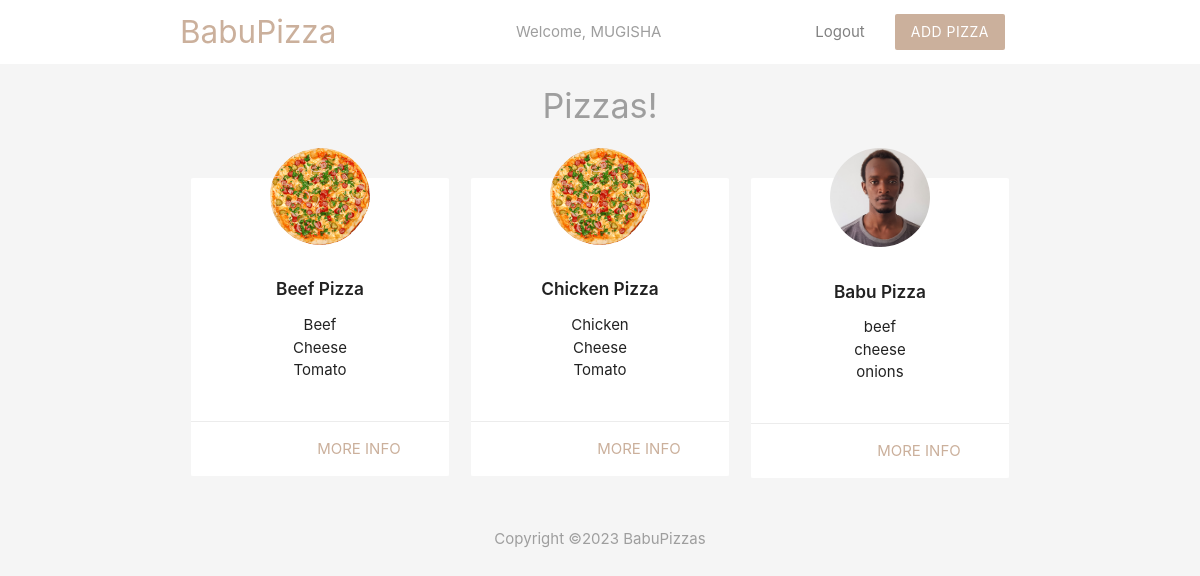
The app's page /index.php (signed in) with its own data.
### tables this page shows
CREATE TABLE `user` (
  `id` int(11) NOT NULL,
  `firstname` varchar(255) NOT NULL,
  `secondname` varchar(255) NOT NULL,
  `username` varchar(255) NOT NULL,
  `email` varchar(255) NOT NULL,
  `password` varchar(255) NOT NULL
);

CREATE TABLE `pizzas` (
  `id` int(11) NOT NULL,
  `image` varchar(255) NOT NULL,
  `title` varchar(255) NOT NULL,
  `ingredients` varchar(255) NOT NULL,
  `email` varchar(255) NOT NULL,
  `created_at` timestamp NOT NULL DEFAULT current_timestamp()
);

### index.php (the view, shortened to what this page needs)
<?php
  include('config/db_connect.php');
  $sql = 'SELECT image, title, ingredients, id FROM pizzas ORDER BY created_at';
  $result = mysqli_query($db_connect, $sql);
  $pizzas = mysqli_fetch_all($result, MYSQLI_ASSOC);
?>
<!DOCTYPE html>
<html>
<head>
</head>
<body>
	<?php include('templates/header.php'); ?>
	<h4 class="center grey-text">Pizzas!</h4>
	<div class="container">
		<div class="row">
			<?php foreach($pizzas as $pizza): ?>
				<div class="col s4 md3">
					<div class="card z-depth-0">
					    <?php echo '<img src="upload/'.$pizza['image'].'" class="pizza">'?>
						<div class="card-content center">
							<h6 class="tit"><?php echo htmlspecialchars($pizza['title']); ?></h6>
							<ul>
								<?php foreach(explode(',', $pizza['ingredients']) as $ingredient): ?>
									<li><?php echo htmlspecialchars($ingredient); ?></li>
								<?php endforeach; ?>
							</ul>
						</div>
						<div class="card-action right-align">
							<a class="brand-text" href="details.php?id=<?php echo $pizza['id']?>">more info</a>
						</div>
					</div>
				</div>
			<?php endforeach; ?>
		</div>
	</div>
	<?php include('templates/footer.php'); ?>
</body>
</html>

### templates/header.php (shortened to what this page needs)
<?php
  include('config/db_connect.php');
  if(!empty($_SESSION['id'])) {
  	$id = $_SESSION['id'];
  	$data = mysqli_query($db_connect, "SELECT * FROM user WHERE id = $id");
  	$row = mysqli_fetch_assoc($data);
  } else {
  	header('Location: login.php');
  }
?>
<head>
	<link rel="stylesheet" href="https://cdnjs.cloudflare.com/ajax/libs/materialize/1.0.0/css/materialize.min.css">
</head>
<body class="grey lighten-4">
	<nav class="white z-depth-0">
		<div class="container">
			<a href="index.php" class="brand-logo brand-text">BabuPizza</a>
			<ul id="nav-mobile" class="center-pro hide-on-small-and-down">
			  <li class="grey-text">Welcome, <?php echo $row['firstname']; ?></li>
			</ul>
			<ul id="nav-mobile" class="right hide-on-small-and-down">
			    <li class="grey-text"><a href="logout.php" class="logout">Logout</a></li>
			    <li><a href="add.php" class="btn brand z-depth-0">Add Pizza</a></li>
			</ul>
		</div>
	</nav>

### templates/footer.php
	<footer class="section">
		<div class="center grey-text">Copyright &copy;<script>document.write(new Date().getFullYear())</script> BabuPizzas</div>
	</footer>
</body>

### templates/header.php (style rules this page uses)
.brand { background: #cbb09c !important; }
.brand-text { color: #cbb09c !important; }
.pizza { width: 100px; margin: 40px auto -30px; display: block; position: relative; top: -30px; border-radius: 50%; }
.tit { font-weight: 600; }
.center-pro { margin-left: 40%; display: inline-block; }
.logout { color: grey !important; }

### records on screen
user: firstname "MUGISHA"
pizzas: image (picture), title "Beef Pizza", ingredients "Beef", ingredients "Cheese", ingredients "Tomato"
pizzas: image (picture), title "Chicken Pizza", ingredients "Chicken", ingredients "Cheese", ingredients "Tomato"
pizzas: image (picture), title "Babu Pizza", ingredients "beef", ingredients "cheese", ingredients "onions"
